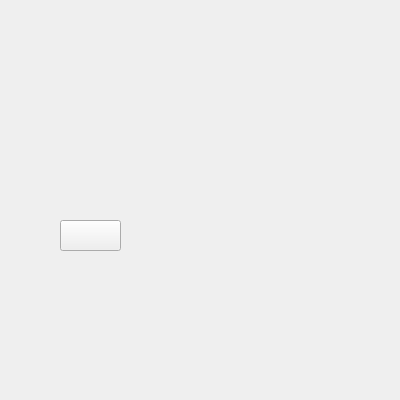
<?xml version="1.0" encoding="UTF-8"?>
<ui version="4.0">
 <class>MainWindow</class>
 <widget class="QMainWindow" name="MainWindow">
  <property name="geometry">
   <rect>
    <x>0</x>
    <y>0</y>
    <width>400</width>
    <height>400</height>
   </rect>
  </property>
  <property name="minimumSize">
   <size>
    <width>400</width>
    <height>400</height>
   </size>
  </property>
  <property name="maximumSize">
   <size>
    <width>400</width>
    <height>400</height>
   </size>
  </property>
  <property name="windowTitle">
   <string>MainWindow</string>
  </property>
  <widget class="QWidget" name="centralWidget">
   <widget class="QPushButton" name="pushButton">
    <property name="geometry">
     <rect>
      <x>60</x>
      <y>220</y>
      <width>61</width>
      <height>31</height>
     </rect>
    </property>
    <property name="text">
     <string/>
    </property>
   </widget>
  </widget>
  <widget class="QMenuBar" name="menuBar">
   <property name="geometry">
    <rect>
     <x>0</x>
     <y>0</y>
     <width>400</width>
     <height>26</height>
    </rect>
   </property>
  </widget>
 </widget>
 <layoutdefault spacing="6" margin="11"/>
 <resources/>
 <connections/>
</ui>
